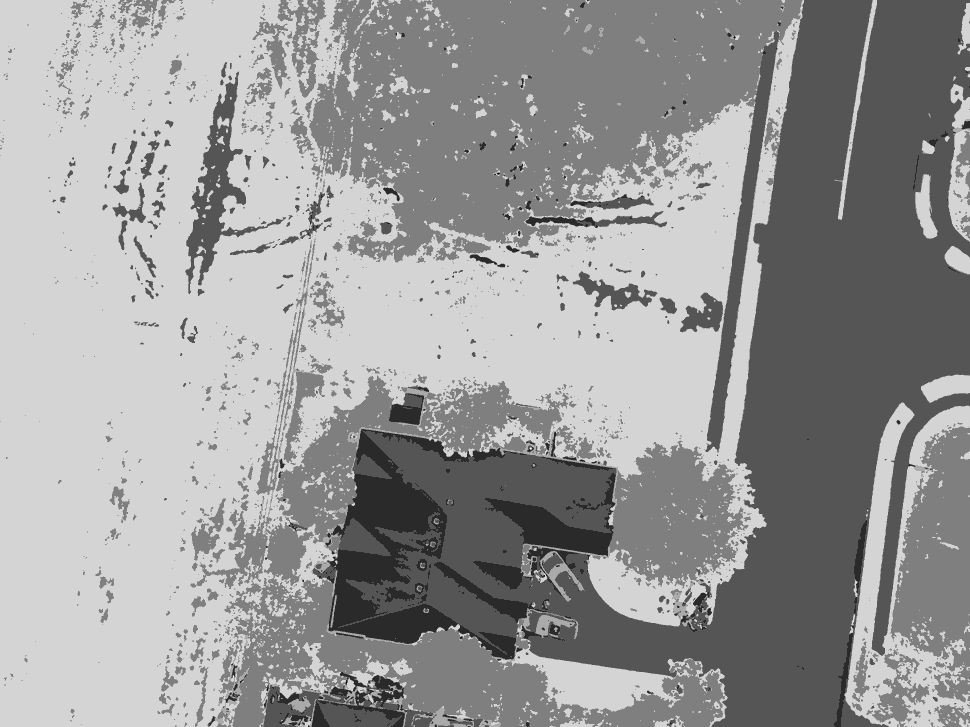
#> input picture testing/testing_mask1.png, 970 x 727 px, shrunk from 4000 x 3000 before the run, given in place of training_image.jpg, which was not available
$ python code.py
#> lines starting #> are read from the running program, lines starting #| are printed output that depends on the picture; pictures that were not available may be replaced by others from this repository, and a replacement may not be noted
"""6954763.ipynb

Automatically generated by Colab.

Original file is located at
    https://colab.research.google.com/drive/1ePEflGLKPxDlLavN-BSVASUl10k8vOzP
"""

from google.colab import files
uploaded = files.upload()
#> the answer given: testing_mask1.png

import numpy as np
import cv2
import math

class EEEM005_Coursework_Solution:

    def __init__(self):
        self.class_means = None
        self.class_vars = None
        self.class_log_priors = None
        self.classes = None
        self.n_classes = 0
        self.var_smoothing = 1e-9
        self.smooth_kernel = 7

    def _extract_features(self, image_bgr):
        img_rgb = cv2.cvtColor(image_bgr, cv2.COLOR_BGR2RGB).astype(np.float32) / 255.0
        r = img_rgb[:, :, 0]
        g = img_rgb[:, :, 1]
        b = img_rgb[:, :, 2]

        img_hsv = cv2.cvtColor(image_bgr, cv2.COLOR_BGR2HSV).astype(np.float32)
        hue = img_hsv[:, :, 0] / 179.0
        sat = img_hsv[:, :, 1] / 255.0
        val = img_hsv[:, :, 2] / 255.0

        egi = 2.0 * g - r - b
        rg_ratio = (r - g) / (r + g + 1e-6)

        ksize = 5
        val_f32 = val.astype(np.float32)
        mean_v = cv2.boxFilter(val_f32, -1, (ksize, ksize))
        mean_v2 = cv2.boxFilter(val_f32 ** 2, -1, (ksize, ksize))
        var_v = np.maximum(mean_v2 - mean_v ** 2, 0.0)
        std_v = np.sqrt(var_v)

        feature_map = np.stack([r, g, b, hue, sat, val, egi, rg_ratio, std_v], axis=-1)
        features = feature_map.reshape(-1, feature_map.shape[2])
        return features.astype(np.float64)

    def _fit_gnb(self, X, y):
        self.classes = np.unique(y)
        self.n_classes = len(self.classes)
        n_features = X.shape[1]

        self.class_means = np.zeros((self.n_classes, n_features))
        self.class_vars = np.zeros((self.n_classes, n_features))
        self.class_log_priors = np.zeros(self.n_classes)

        N = len(y)
        for idx, cls in enumerate(self.classes):
            mask = (y == cls)
            X_cls = X[mask]
            self.class_means[idx, :] = X_cls.mean(axis=0)
            self.class_vars[idx, :] = X_cls.var(axis=0) + self.var_smoothing
            self.class_log_priors[idx] = math.log(mask.sum() / N)

    def _predict_gnb(self, X):
        N = X.shape[0]
        log_posteriors = np.zeros((N, self.n_classes))

        for idx in range(self.n_classes):
            mu = self.class_means[idx]
            var = self.class_vars[idx]
            log_likelihood = -0.5 * (
                np.sum(np.log(var))
                + np.sum(((X - mu) ** 2) / var, axis=1)
            )
            log_posteriors[:, idx] = self.class_log_priors[idx] + log_likelihood

        best_idx = np.argmax(log_posteriors, axis=1)
        return self.classes[best_idx]

    def _majority_vote_smooth(self, label_map):
        h, w = label_map.shape
        k = self.smooth_kernel
        pad = k // 2

        padded = np.pad(label_map, pad, mode='edge')
        votes = np.zeros((h, w, self.n_classes), dtype=np.int32)

        for dr in range(k):
            for dc in range(k):
                patch = padded[dr:dr + h, dc:dc + w]
                for idx, cls in enumerate(self.classes):
                    votes[:, :, idx] += (patch == cls).astype(np.int32)

        best_idx = np.argmax(votes, axis=2)
        return self.classes[best_idx]

    def model_training(self, Training_Image_Name, Training_Image_Mask_Name):
        image = cv2.imread(Training_Image_Name)
        mask = cv2.imread(Training_Image_Mask_Name)

        labels_2d = mask[:, :, 0].astype(np.int32)
        labels = labels_2d.ravel()

        X = self._extract_features(image)
        self._fit_gnb(X, labels)

    def model_testing(self, Testing_Image_Name, Testing_Image_Mask_Name):
        image = cv2.imread(Testing_Image_Name)
        h, w = image.shape[:2]

        X = self._extract_features(image)

        batch_size = 200_000
        N = X.shape[0]
        pred_labels = np.empty(N, dtype=np.int32)

        for start in range(0, N, batch_size):
            end = min(start + batch_size, N)
            pred_labels[start:end] = self._predict_gnb(X[start:end])

        label_map = pred_labels.reshape(h, w)
        label_map = self._majority_vote_smooth(label_map)

        mask_out = np.stack([label_map, label_map, label_map], axis=-1).astype(np.uint8)
        cv2.imwrite(Testing_Image_Mask_Name, mask_out)

        vis_map = (label_map * 50).astype(np.uint8)
        vis_colour = cv2.applyColorMap(vis_map, cv2.COLORMAP_JET)
        vis_name = Testing_Image_Mask_Name.replace('.png', '_visualised.png')
        cv2.imwrite(vis_name, vis_colour)


Model = EEEM005_Coursework_Solution()
Model.model_training("training_image.jpg", "training_mask.png")
#> in model_training, image is the input picture: shape (727, 970, 3); min 0, max 6, mean 3.61
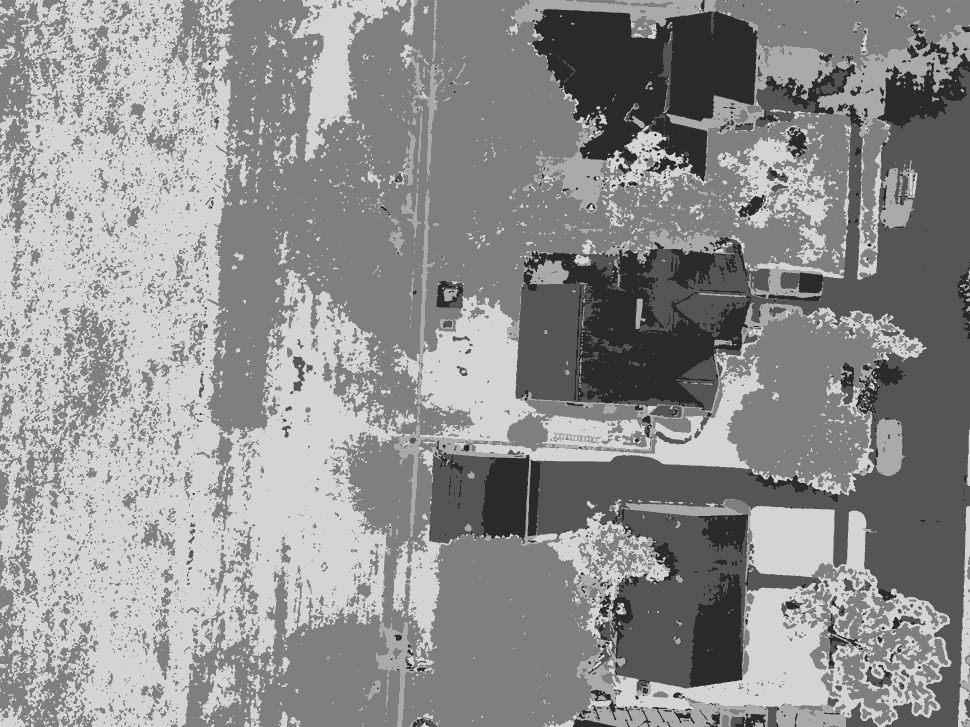
#> input picture testing/testing_mask2.png, 970 x 727 px, shrunk from 4000 x 3000 before the run, given in place of training_mask.png, which was not available
#> in model_training, mask is the input picture: shape (727, 970, 3); min 0, max 6, mean 3.38
#> in model_training, `labels_2d = mask[:, :, 0].astype(np.int32)`:
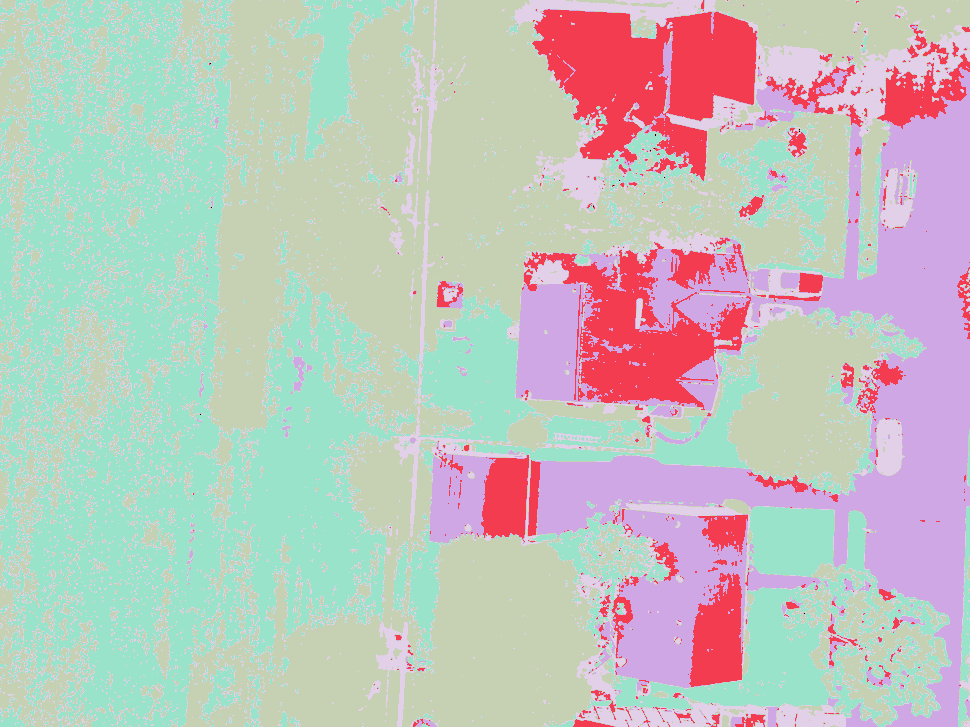
#> labels_2d: shape (727, 970) int32; 7 distinct labels, from 0 to 6; one colour per label, 0 black
#> in _extract_features, `hue = img_hsv[:, :, 0] / 179.0`: hue: shape (727, 970) float32; every value is 0
#> in _extract_features, `std_v = np.sqrt(var_v)`:
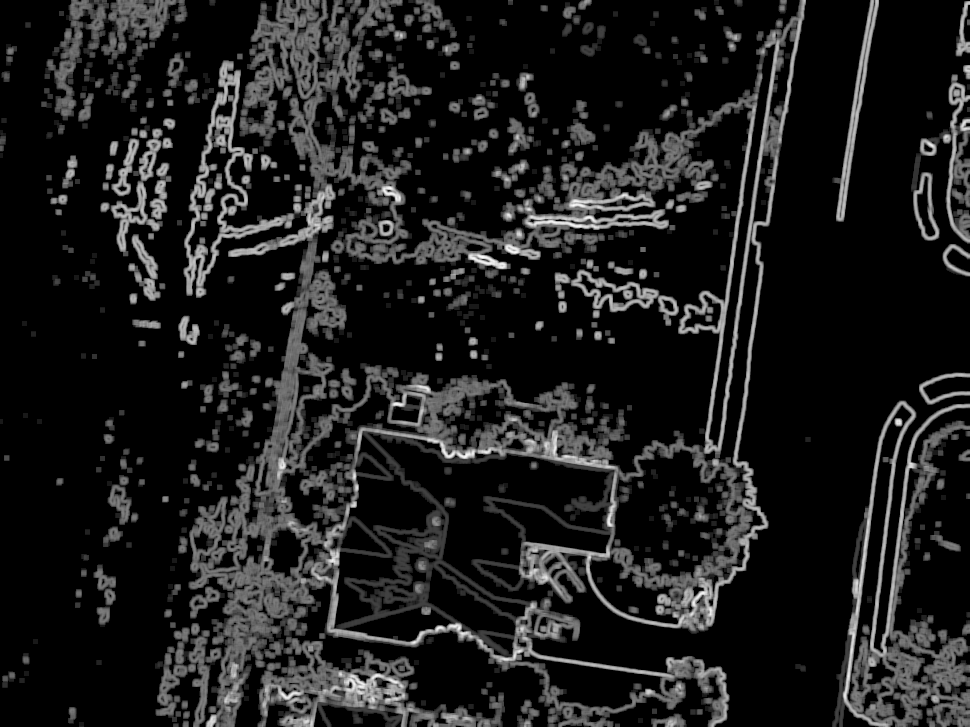
#> std_v: shape (727, 970) float32; min 0, max 0.00759, mean 0.000886; drawn with min black and max white
#> in _fit_gnb, `self.classes = np.unique(y)`: self.classes = [0, 1, 2, 3, 4, 5, 6]
#> in _fit_gnb, `self.n_classes = len(self.classes)`: self.n_classes = 7
#> in _fit_gnb, `N = len(y)`: N = 705190
#> the loop in _fit_gnb, `for idx, cls in enumerate(self.classes):` made 7 passes
#> after the loop in _fit_gnb, `for idx, cls in enumerate(self.classes):`: self.class_log_priors = [-10.76, -2.47, -1.91, -0.996, -2.27, -1.22, -11.52]
Model.model_testing("testing_image1.jpg", "testing_mask1.png")
#> in model_testing, `label_map = pred_labels.reshape(h, w)`: label_map: shape (727, 970) int32; 3 distinct labels, from 2 to 5
#> in _majority_vote_smooth, `padded = np.pad(label_map, pad, mode='edge')`:
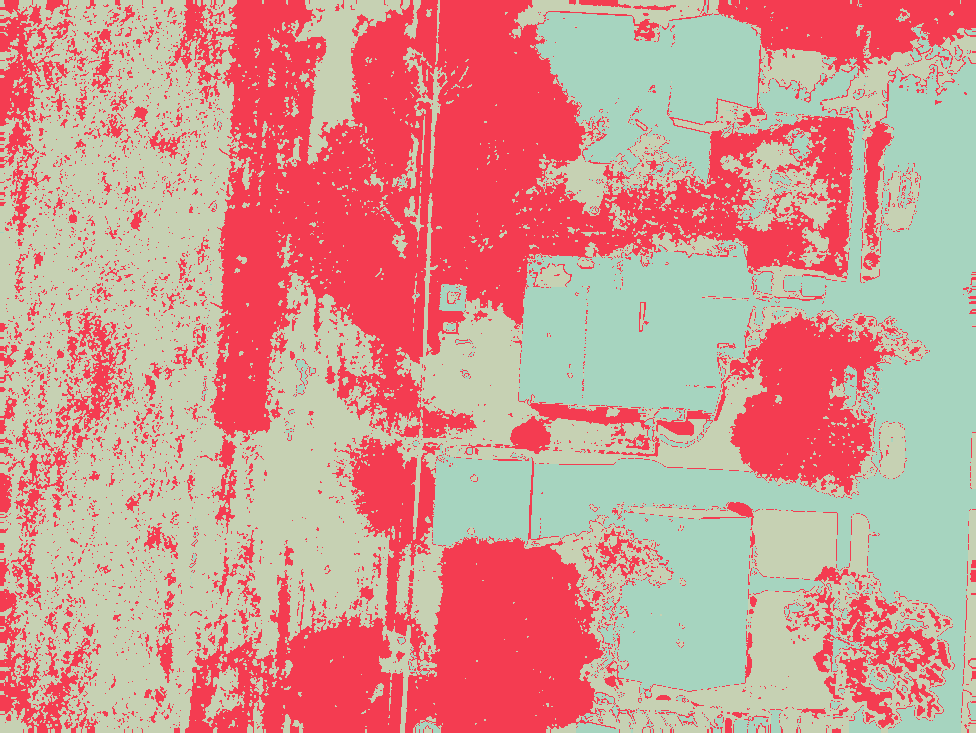
#> padded: shape (733, 976) int32; 3 distinct labels, from 2 to 5; one colour per label, 0 black
#> in _majority_vote_smooth, `best_idx = np.argmax(votes, axis=2)`:
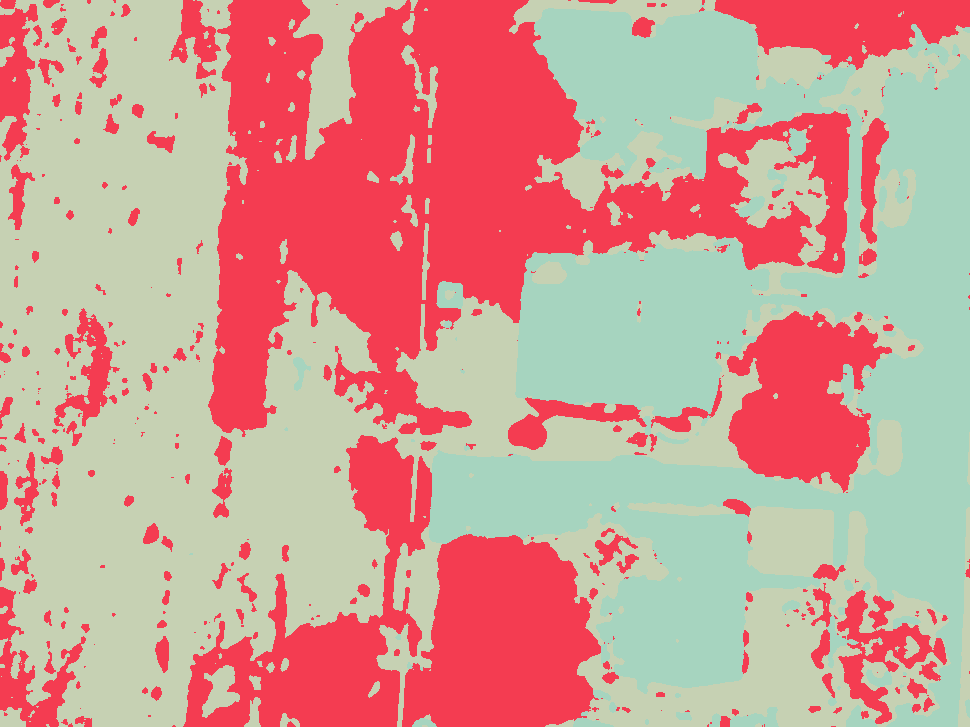
#> best_idx: shape (727, 970) int64; 3 distinct labels, from 2 to 5; one colour per label, 0 black
#> in _majority_vote_smooth, `return self.classes[best_idx]`: returned value: shape (727, 970) int32; 3 distinct labels, from 2 to 5
#> in model_testing, `vis_colour = cv2.applyColorMap(vis_map, cv2.COLORMAP_JET)`:
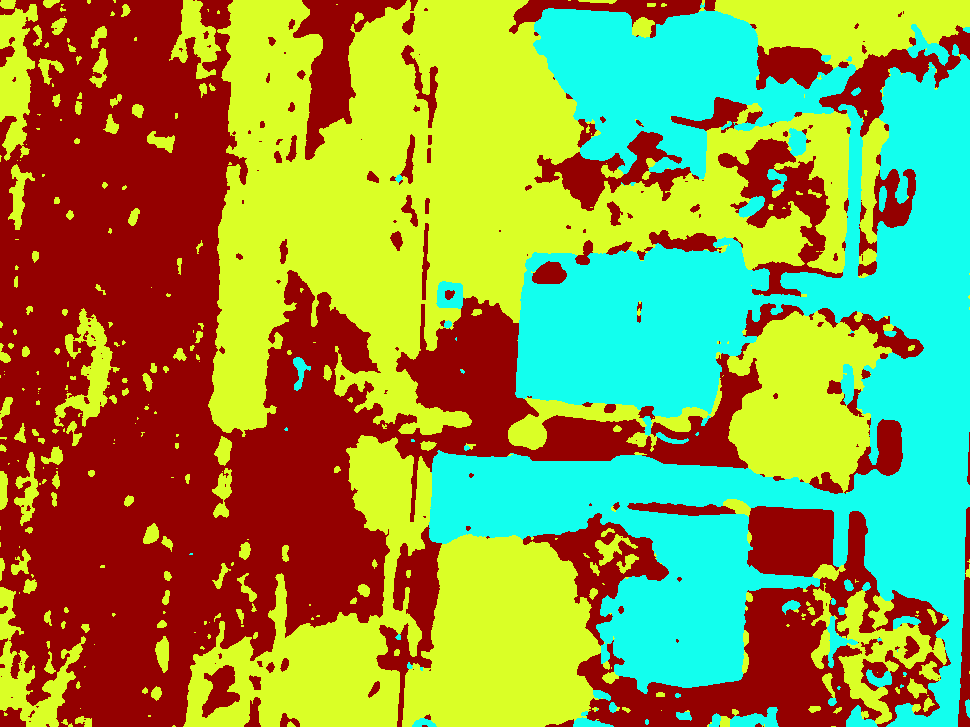
#> vis_colour: shape (727, 970, 3); mean B, G, R 70.5, 151.2, 141.5
Model.model_testing("testing_image2.jpg", "testing_mask2.png")
#> (the run stopped early here; a loop or call above may not have finished)
